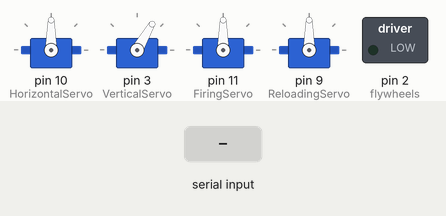
A sketch run on a simulated Arduino Uno, built with avr-gcc and run on an emulated ATmega328P. Parts: 4 × servo, switched loads named in the sketch (green lamp = pin HIGH). The test bench sets the inputs (shaded band). What the sketch prints to the serial monitor is not drawn.

Above: at 1.2 s.
1.3 s: "0" received over Serial
At 2.1 s:
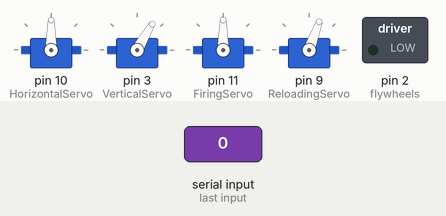
4.3 s: "3" received over Serial
7.3 s: "1" received over Serial
At 9.0 s:
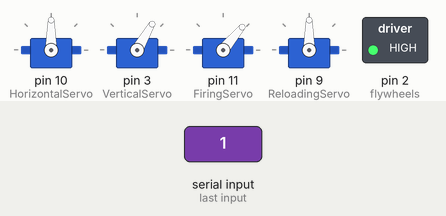
10.3 s: "0" received over Serial
At 13.2 s:
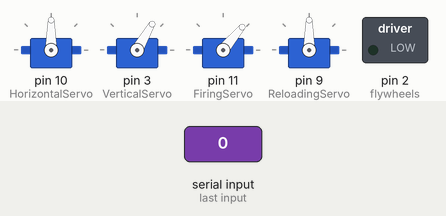
Timing chart, 0 to 14.3 s (numbered marks = the images above; inputs shaded):
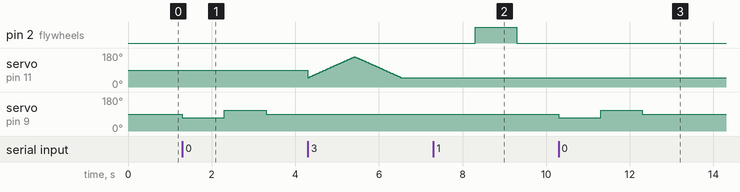

The sketch:

ArduinoCode.ino
```cpp
/* HVZ Integration
How this will work is the Arduino waits until the Odroid sends an 8 bit number.
That number is scanned to ensure it's the proper format - sometimes the numbers get a bit reversed or offset
That number will be one of six instructions:
1. Rotate horizontally: an identifier byte followed by a number representing how much to rotate
2. Rotate vertically: same format same idea but for the vertical servo
3. Rev the motor: just the identifier bit
4. Stop the motor: just the identifier bit
5. Fire: just the identifier bit, do the firing sequence
6. Reload: just the identifier bit, do the reloading sequence
*/

#include <Servo.h>

// SERVO CONTROLS
Servo HorizontalServo;  // Pin 9/yellow ring wire
Servo VerticalServo;  // Pin 3
int VerticalLower = 30;
int VerticalUpper = 85;
Servo FiringServo;  // Pin 11
int FiringLower = 50;
int FiringUpper = 160;
Servo ReloadingServo;  // Pin 10/black ring wire
// Continuous motion servos have 40 to 140 with 40 being max speed clockwise and 90 being no movement

// GPIO
const int flywheels = 2;

byte buf[1];

int pos = 0;

void FlywheelControl(bool state) {
  if (state) {
    digitalWrite(flywheels, HIGH);
  } else {
    digitalWrite(flywheels, LOW);
  }
}

void SpinUpFlywheels() {
  delay(1000);
  FlywheelControl(true);
  delay(1000);
  FlywheelControl(false);
  delay(1000);
}

void Fire() {
  for (pos = FiringLower; pos <= FiringUpper; pos += 1) {
    FiringServo.write(pos);
    delay(10);
  }
  for (pos = FiringUpper; pos >= FiringLower; pos -= 1) {
    FiringServo.write(pos);
    delay(10);
  }
}

void VerticalMovementRange() {
  for (pos = VerticalLower; pos <= VerticalUpper; pos += 1) {
    VerticalServo.write(pos);
    delay(30);
  }
  for (pos = VerticalUpper; pos >= VerticalLower; pos -= 1) {
    VerticalServo.write(pos);
    delay(30);
  }
}

void Reload() { // Needs some component fixes - change the rotator to just cover the hole and uncover to let balls through
  ReloadingServo.write(70);
  delay(1000);
  ReloadingServo.write(110);
  delay(1000);
  ReloadingServo.write(90);
}

void setup() {
  // Set up serial communication
  Serial.begin(115200);
  Serial.setTimeout(1);

  //Servo setup
  HorizontalServo.attach(10);
  VerticalServo.attach(3);
  VerticalServo.write(60);
  FiringServo.attach(11);
  ReloadingServo.attach(9);

  // GPIO setup
  pinMode(flywheels, OUTPUT);
  digitalWrite(flywheels, LOW);

}

void loop() {
  // A character is sent over serial to the arduino and is stored in the byte buffer.
  // Then compare the byte to an int to decode it - e.g. ASCII 0 is 110000 so it equals 48 the integer
  // The input should be for example 0A to make the reloader write 65
  /* Table of encodings:
  0<anything> reload
  1<anything> rev flywheels
  2<anything> stop flywheels
  3<anything> fire
  4<byte> write the byte to the vertical servo
  5<byte> move the horizontal servo for byte amount of miliseconds
  */
  while (!Serial.available());
  int buflen = Serial.readBytes(buf, 1);
  if (buf[0] == 48) {                         //0X: Reload
    Reload();
    Serial.print(buf[0], DEC);
  } else if (buf[0] == 49) {                  //1X: Rev flywheels
    SpinUpFlywheels();
    Serial.print(buf[0], DEC);
  } else if (buf[0] == 50) {                  //2X: Stop flywheels
    digitalWrite(flywheels, LOW);
    Serial.print(buf[0], DEC);
  } else if (buf[0] == 51) {                  //3X: Fire
    Fire();
    Serial.print(buf[0], DEC);
  } else if (buf[0] == 52) {                  //4<byte>: Write the byte to the vertical servo
    while (!Serial.available());
    int buflen = Serial.readBytes(buf, 1);
    VerticalServo.write(buf[0]);
    Serial.print(buf[0], DEC);
  } else if (buf[0] == 53) {                  //5<byte>: Do stuff with the horizontal servo
    while (!Serial.available());
    int buflen = Serial.readBytes(buf, 1);
    HorizontalServo.write(buf[0]);
    Serial.print(buf[0], DEC);
    //TODO make this a function of time instead
  } else {
    Serial.print("R");
  }
}
```

Measured:
- after the input at 1.3 s, servo on pin 9 (ReloadingServo): 90° → 70° at once, → 110° 1.0 s later, → 90° 1.0 s later
- after the input at 7.3 s, pin 2 (flywheels): LOW → HIGH after 1.0 s, → LOW 1.0 s later
- after the input at 10.3 s, servo on pin 9 (ReloadingServo): 90° → 70° at once, → 110° 1.0 s later, → 90° 1.0 s later
